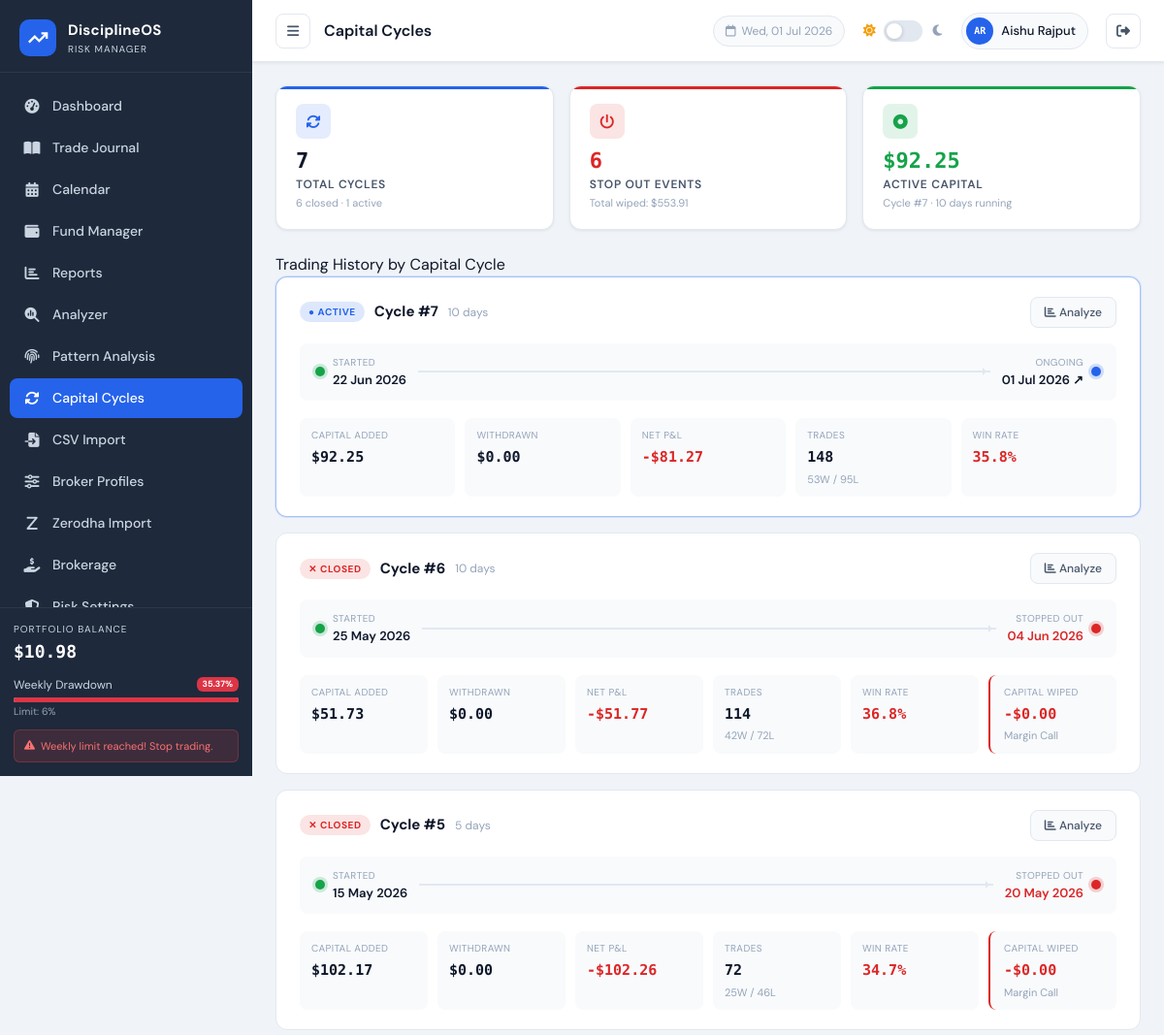
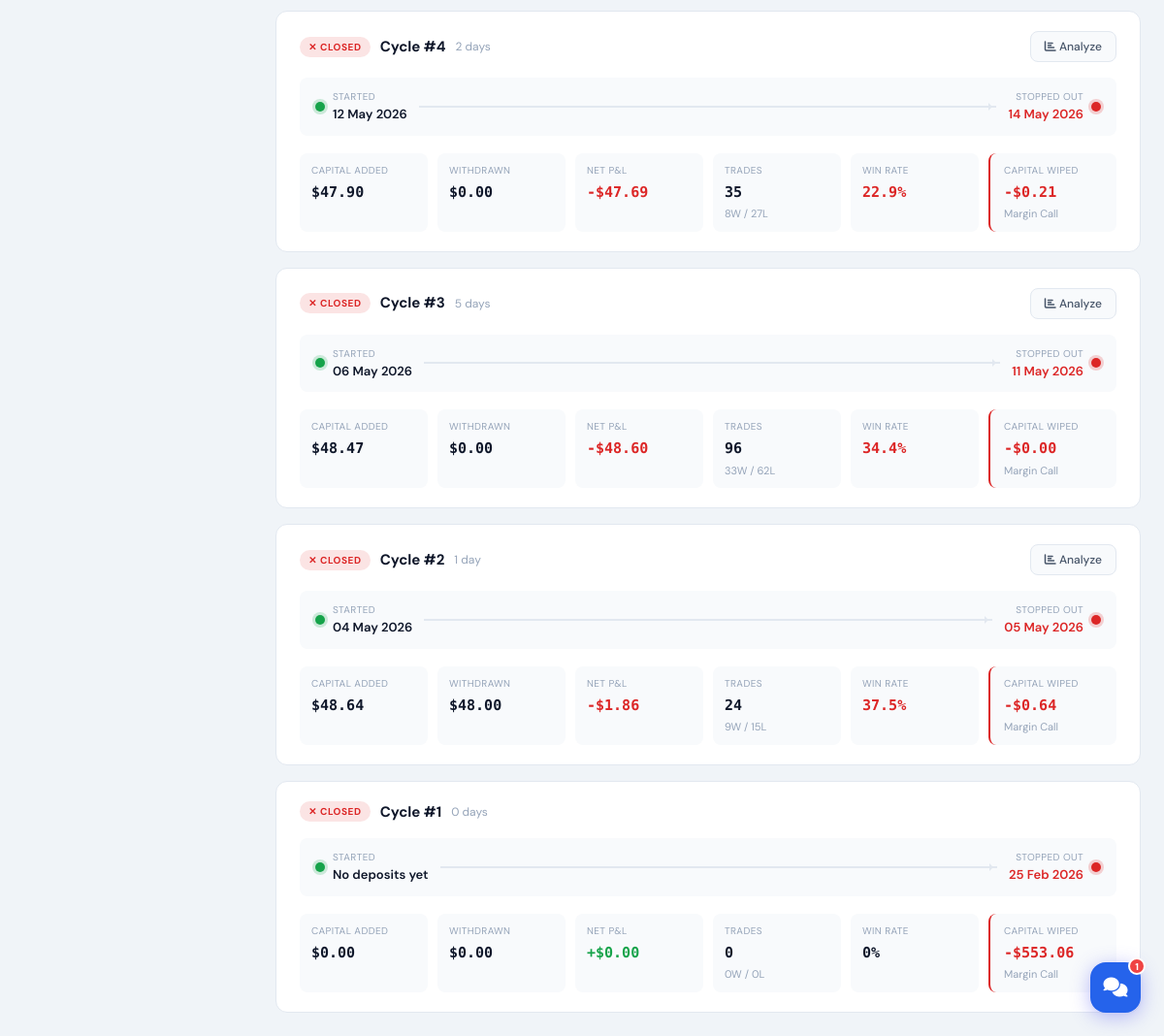
/pages/cycles.php (signed in), run on the app's committed database (2 pictures, top to bottom).
### tables this page shows
CREATE TABLE `users` (
  `id` int NOT NULL,
  `name` varchar(100) NOT NULL,
  `email` varchar(150) NOT NULL,
  `password` varchar(255) NOT NULL,
  `initial_balance` decimal(15,2) DEFAULT '10000.00',
  `currency` varchar(10) NOT NULL DEFAULT 'USD',
  `role` enum('user','admin') NOT NULL DEFAULT 'user',
  `last_login_at` datetime DEFAULT NULL,
  `last_active_at` datetime DEFAULT NULL,
  `login_count` int NOT NULL DEFAULT '0',
  `daily_loss_pct` decimal(5,2) DEFAULT NULL,
  `weekly_loss_pct` decimal(5,2) DEFAULT NULL,
  `warning_threshold_pct` decimal(5,2) DEFAULT NULL,
  `profit_lock_mode` tinyint DEFAULT NULL,
  `max_trades_per_day` int DEFAULT NULL,
  `max_risk_per_trade_pct` decimal(5,2) DEFAULT NULL,
  `signup_ip` varchar(45) DEFAULT NULL,
  `created_at` timestamp NOT NULL DEFAULT CURRENT_TIMESTAMP
);

CREATE TABLE `transactions` (
  `id` int NOT NULL,
  `user_id` int NOT NULL DEFAULT '1',
  `type` enum('deposit','withdraw','stop_out') NOT NULL,
  `amount` decimal(15,2) NOT NULL,
  `note` varchar(255) DEFAULT NULL,
  `date` date NOT NULL,
  `created_at` timestamp NOT NULL DEFAULT CURRENT_TIMESTAMP
);

### pages/cycles.php (the view, shortened to what the rows shown need)
<?php
require_once '../config/db.php';
$cycles    = getCapitalCycles(getCurrentUserId());
$rootPath  = '../';
include '../includes/header.php';
?>
<div class="az-wrap" style="max-width:900px">
<?php if (empty($cycles)): ?>
<div class="az-empty">
    <i class="fas fa-rotate" style="font-size:32px;color:var(--text-muted);display:block;margin-bottom:12px"></i>
    <strong style="font-size:16px;color:var(--text-secondary);display:block;margin-bottom:6px">No capital cycles yet</strong>
    <p>Add funds in the <a href="funds.php">Fund Manager</a> to begin tracking your first cycle.</p>
</div>
<?php else: ?>
<div class="cycle-timeline">
<?php foreach ($cycles as $c):
    $cFrom       = $c['start_date'] ?? date('Y-m-d');
    $cTo         = $c['end_date']   ?? date('Y-m-d');
    $analyzerUrl = 'analysis.php?from=' . $cFrom . '&to=' . $cTo;
?>
<div class="cycle-card <?= $c['is_active'] ? 'is-active' : '' ?>">
    <div class="cycle-card-header">
        <div style="display:flex;align-items:center;gap:10px">
            <span class="cycle-badge <?= $c['is_active'] ? 'active' : 'closed' ?>">
                <?= $c['is_active'] ? '● ACTIVE' : '✕ CLOSED' ?>
            </span>
            <span style="font-size:15px;font-weight:700;color:var(--text-primary)">Cycle #<?= $c['cycle_number'] ?></span>
            <span style="font-size:12px;color:var(--text-muted)"><?= $c['duration_days'] ?> day<?= $c['duration_days'] !== 1 ? 's' : '' ?></span>
        </div>
        <?php if ($c['start_date']): ?>
        <a href="<?= $analyzerUrl ?>" class="btn-secondary-custom" style="padding:6px 14px;font-size:12px">
            <i class="fas fa-chart-bar"></i> Analyze
        </a>
        <?php endif; ?>
    </div>
    <div class="cycle-datebar">
        <div class="cycle-date-pin">
            <span class="pin-dot green"></span>
            <div>
                <div class="pin-label">Started</div>
                <div class="pin-value"><?= $c['start_date'] ? date('d M Y', strtotime($c['start_date'])) : 'No deposits yet' ?></div>
            </div>
        </div>
        <div class="cycle-line"></div>
        <div class="cycle-date-pin" style="text-align:right">
            <div>
                <div class="pin-label"><?= $c['is_active'] ? 'Ongoing' : 'Stopped Out' ?></div>
                <div class="pin-value <?= $c['is_active'] ? '' : 'text-loss' ?>">
                    <?= $c['is_active'] ? date('d M Y') . ' ↗' : date('d M Y', strtotime($c['end_date'])) ?>
                </div>
            </div>
            <span class="pin-dot <?= $c['is_active'] ? 'blue' : 'red' ?>"></span>
        </div>
    </div>
    <div class="cycle-stats-grid">
        <div class="cycle-stat">
            <div class="cs-label">Capital Added</div>
            <div class="cs-value"><?= formatUSD($c['total_deposits']) ?></div>
        </div>
        <div class="cycle-stat">
            <div class="cs-label">Withdrawn</div>
            <div class="cs-value"><?= formatUSD($c['total_withdrawals']) ?></div>
        </div>
        <div class="cycle-stat">
            <div class="cs-label">Net P&amp;L</div>
            <div class="cs-value <?= $c['net_pl'] >= 0 ? 'positive' : 'negative' ?>"><?= formatPL($c['net_pl']) ?></div>
        </div>
        <div class="cycle-stat">
            <div class="cs-label">Trades</div>
            <div class="cs-value"><?= $c['trade_count'] ?></div>
            <div class="cs-sub"><?= $c['wins'] ?>W / <?= $c['losses'] ?>L</div>
        </div>
        <div class="cycle-stat">
            <div class="cs-label">Win Rate</div>
            <div class="cs-value <?= $c['win_rate'] >= 50 ? 'positive' : ($c['win_rate'] >= 40 ? '' : ($c['trade_count'] > 0 ? 'negative' : '')) ?>"><?= $c['win_rate'] ?>%</div>
        </div>
        <?php if (!$c['is_active']): ?>
        <div class="cycle-stat" style="border-left:2px solid var(--loss);padding-left:14px">
            <div class="cs-label">Capital Wiped</div>
            <div class="cs-value negative">-<?= formatUSD($c['stop_out_amount']) ?></div>
            <?php if ($c['stop_out_note']): ?>
            <div class="cs-sub" title="<?= htmlspecialchars($c['stop_out_note']) ?>"><?= htmlspecialchars(mb_strimwidth($c['stop_out_note'], 0, 28, '…')) ?></div>
            <?php endif; ?>
        </div>
        <?php endif; ?>
    </div>
</div>
<?php endforeach; ?>
</div>
<?php endif; ?>
</div>
<?php include '../includes/footer.php'; ?>

### includes/header.php (shortened to what the rows shown need)
<?php
$currentPage = basename($_SERVER['PHP_SELF'], '.php');
?>
<!DOCTYPE html>
<html lang="en" data-theme="light">
<head>
    <link href="https://cdn.jsdelivr.net/npm/bootstrap@5.3.2/dist/css/bootstrap.min.css" rel="stylesheet">
    <link href="https://cdnjs.cloudflare.com/ajax/libs/font-awesome/6.5.0/css/all.min.css" rel="stylesheet">
    <link href="<?= $rootPath ?? '' ?>assets/css/style.css?v=1.0.2" rel="stylesheet">
</head>
<body>
        <?php if (isAdmin()): ?>
        <div style="margin:12px 16px;border-top:1px solid rgba(255,255,255,.07)"></div>
        <div style="font-size:10px;font-weight:700;letter-spacing:.08em;color:rgba(250,204,21,.7);text-transform:uppercase;padding:4px 20px 2px">
            <i class="fas fa-shield-halved me-1" style="color:rgba(250,204,21,.7)"></i>Admin Only
        </div>
        <a href="<?= $rootPath ?? '' ?>pages/admin.php" class="nav-item <?= $currentPage === 'admin' ? 'active' : '' ?>" style="margin:2px 12px;border-radius:8px">
            <i class="fas fa-chart-line" style="color:rgba(250,204,21,.8)"></i><span style="font-weight:700">User Analytics</span>
        </a>
        <a href="<?= $rootPath ?? '' ?>demo/index.php" class="nav-item" style="background:linear-gradient(135deg,rgba(124,58,237,.12),rgba(37,99,235,.12));border:1px solid rgba(124,58,237,.25);margin:4px 12px;border-radius:8px;padding:10px 14px">
            <i class="fas fa-flask-vial" style="color:var(--accent-purple)"></i><span style="font-weight:700">Demo Trading</span>
        </a>
        <a href="<?= $rootPath ?? '' ?>india/index.php" class="nav-item" style="background:linear-gradient(135deg,rgba(255,153,51,.12),rgba(19,136,8,.12));border:1px solid rgba(255,153,51,.25);margin:4px 12px;border-radius:8px;padding:10px 14px">
            <span style="font-size:16px;margin-right:2px">🇮🇳</span><span style="font-weight:700">India Market</span>
        </a>
        <?php endif; ?>
<div class="main-wrapper" id="mainWrapper">
    <header class="top-bar">
        <div class="topbar-right">
            <?php
            $__loggedUser = getLoggedInUser();
            $__uname      = $__loggedUser['name'] ?? ($_SESSION['user_name'] ?? 'User');
            $__words      = array_filter(explode(' ', $__uname));
            $__initials   = strtoupper(implode('', array_map(fn($w) => $w[0], $__words)));
            $__initials   = substr($__initials, 0, 2);
            ?>
            <div class="user-chip" style="cursor:pointer" title="Account Settings"
                 onclick="window.location='<?= $rootPath ?? '' ?>pages/account.php'">
                <div class="user-avatar"><?= htmlspecialchars($__initials) ?></div>
                <span><?= htmlspecialchars($__uname) ?></span>
            </div>
        </div>
    </header>
    <div class="page-content">

### data on the page
users: name "AR", name "Aishu Rajput"
transactions: shows "✕ CLOSED", cycle_number "2", user "1", start_date "04 May 2026", shows "STOPPED OUT", date "05 May 2026", total_deposits "$48.64", total_withdrawals "$48.00", net_pl "-$1.86", trade_count "24", wins "9", losses "15", win_rate "37.5", amount "$0.64", note "Margin Call"

### other printed values
APP_NAME "DisciplineOS"
formatUSD($balance) "$10.98"
$weeklyDD "35.37"
$titles[$currentPage] "Capital Cycles"
count($cycles) "7"
count($closedCycles) "6"
formatUSD($totalCapWiped) "$553.91"
$activeCycle['cycle_number'] "7"
$activeCycle['duration_days'] "10"
$c['cycle_number'] "7"
$c['duration_days'] "10"
date('d M Y', strtotime($c['start_date'])) "22 Jun 2026"
formatUSD($c['total_deposits']) "$92.25"
formatUSD($c['total_withdrawals']) "$0.00"
formatPL($c['net_pl']) "-$81.27"
